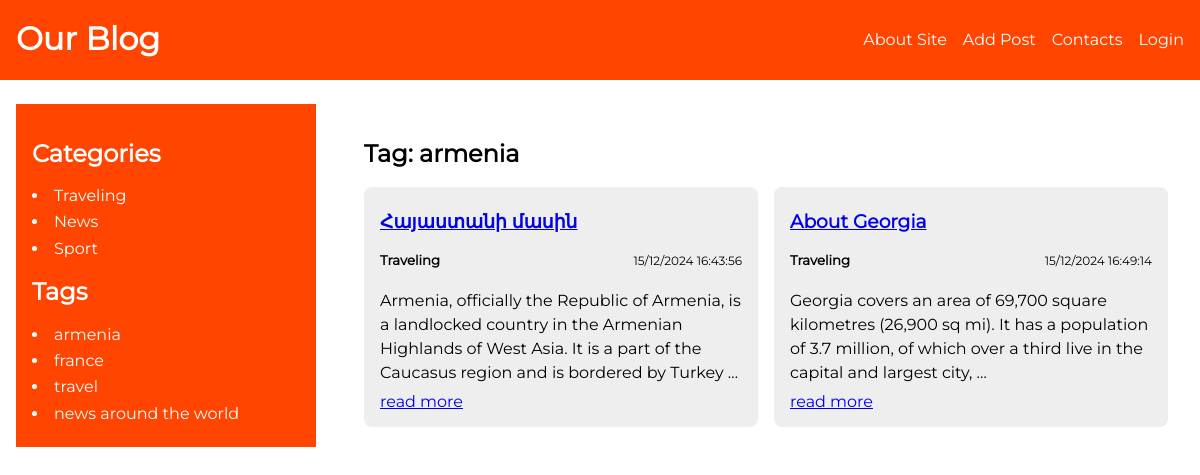
The page /tags/arm-slug/ on the database as committed earlier.
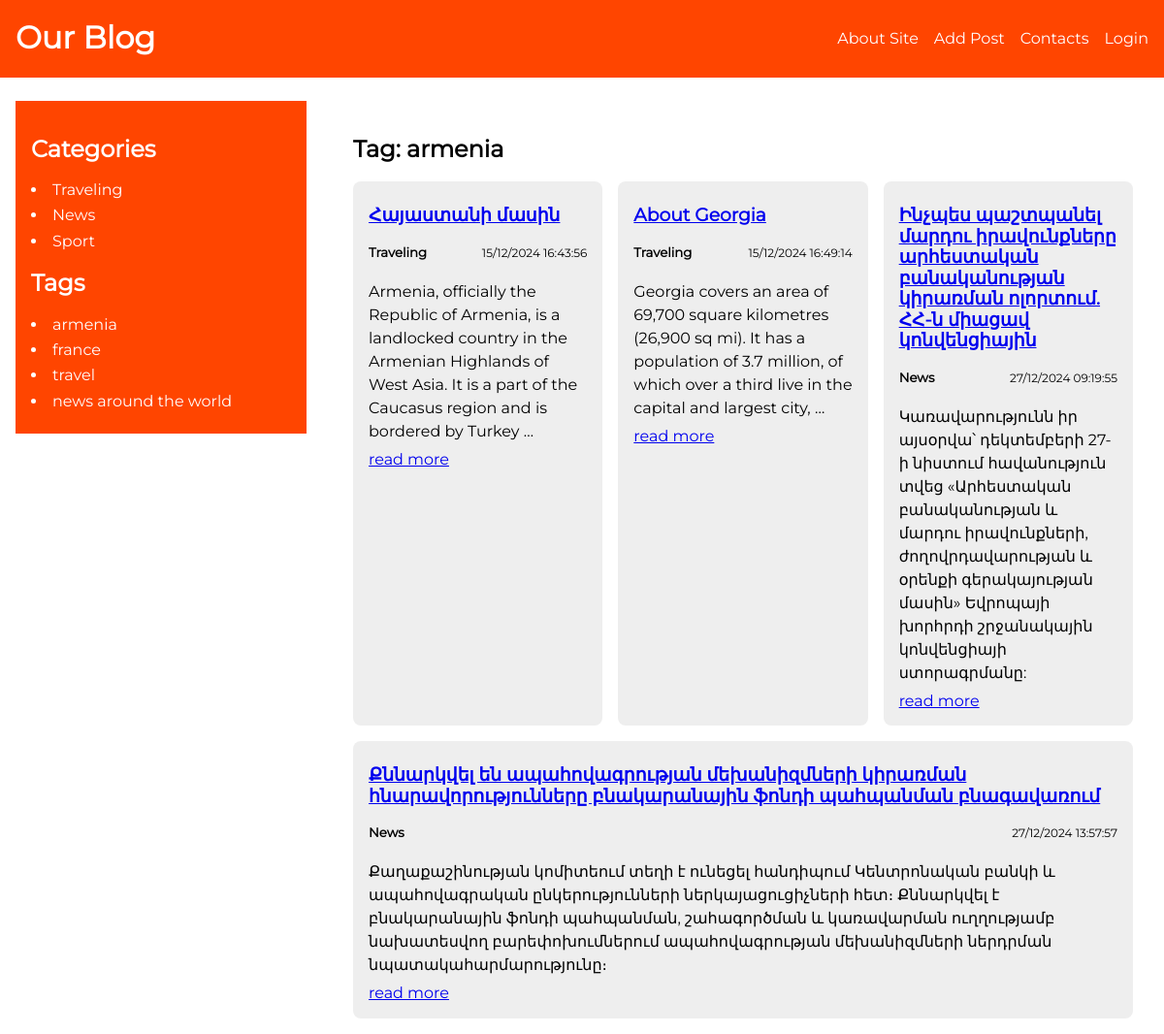
The same page on the database as committed later.
### blog/models.py (models this page shows, shortened)
class Category(models.Model):
    name = models.CharField(max_length=255, db_index=True, verbose_name = "Վերնագիր")
    slug = models.SlugField(max_length=255, unique=True, db_index=True, verbose_name = "Ցուցիչ")
    def __str__(self):
        return self.name
    def get_absolute_url(self):
        return reverse("category", kwargs={"cat_slug": self.slug})
    class Meta:
        verbose_name = "Category"
        verbose_name_plural = "Categories"

class ArticleTags(models.Model):
        tag = models.CharField(max_length=255, db_index=True)
        slug = models.SlugField(max_length=255, unique=True, db_index=True)
        def get_absolute_url(self):
            return reverse("tag", kwargs={"tag_slug": self.slug})

class Article(models.Model):
    class Status(models.IntegerChoices):
        DRAFT = 0, "Draft"
        PUBLISHED = 1, "Published"
    title = models.CharField(max_length=255, verbose_name = "Վերնագիր")
    slug = models.SlugField(max_length=255, unique=True, db_index=True, null=True, verbose_name = "Ցուցիչ")
    content = models.TextField(blank=True)
    time_create = models.DateTimeField(auto_now_add=True)
    time_update = models.DateTimeField(auto_now=True)
    is_published =models.BooleanField(choices=tuple(
		      map(lambda x: (bool(x[0]), x[1]), Status.choices)), default=Status.PUBLISHED)
    category = models.ForeignKey("Category", on_delete=models.CASCADE, related_name="items") #Articles_set
    tags = models.ManyToManyField("ArticleTags", blank=True, related_name="tags")
    adv = models.OneToOneField(
         "Adv", on_delete=models.SET_NULL, related_name="adv", null=True, blank=True)
    author = models.ForeignKey(
        "Author", on_delete=models.CASCADE, related_name="author")
    objects = models.Manager()
    published = ArticleManager()
    def get_absolute_url(self):
        return reverse("article", kwargs={"article_slug": self.slug})
    class Meta:
        ordering = ["time_create"]
        indexes = [
            models.Index(fields=["time_create"])
    ]

### blog/views.py (the view)
# urls.py: path("tags/<slug:tag_slug>/", views.show_tags, name="tag")
def show_tags(request, tag_slug):
    tag = get_object_or_404(ArticleTags, slug=tag_slug)
    articles = tag.tags.filter(is_published=Article.Status.PUBLISHED)
    data = {
        "title": f"Tag: {tag.tag}",
        "articles": articles,
    }
    return render(request, "blog/show-tags.html", data)

### blog/context.py (called while the page is built)
def menu_context(request):
	return {
		"menu": [
			{
				"link_title": "About Site",
				"link_url": "about"
			},
			{
				"link_title": "Add Post",
				"link_url": "add_post"
			},
			{
				"link_title": "Contacts",
				"link_url": "contacts"
			},
			{
				"link_title": "Login",
				"link_url": "login"
			},
		],
	}

### blog/templatetags/blog_tags.py (called while the page is built)
@register.inclusion_tag("blog/includes/categories.html")
def show_categories(cat_selected=0):
    cats = Category.objects.all()
    return {"cats": cats, "cat_selected": cat_selected}

@register.inclusion_tag("blog/includes/tags.html")
def show_tags():
	return {"tags": ArticleTags.objects.all()}

### blog/templates/blog/show-tags.html
{% extends "base.html" %}
{% block tags %}
    <div class="articles__with__block__title">
        <h2>{{title}}</h2>
        <div class="category__items">
            {% for item in articles %}
                <div class="category__items__item">
                    <h3>
                        <a href="{{item.get_absolute_url }}">{{ item.title }}</a>
                    </h3>
                <div class="item__cat__date">
                    <h5>{{item.category}}</h5>
                    <p>{{item.time_create|date:"d/m/Y H:i:s"}}</p>
                </div>
                <p>{{item.content|linebreaksbr|truncatewords:30}}</p>
                <a href="{{ item.get_absolute_url }}">read more</a>
            </div>
            {% endfor %}
        </div>
    </div>
{% endblock %}

### blog/templates/blog/includes/categories.html
 <h2>Categories</h2>
 <ul class="categories">
    {% for cat in cats %}
        {% if cat.id == cat_selected %}
            <li class="active_cat">{{cat.name}}</li>
        {% else %}
            <li>
                <a class="category_item" href="{{cat.get_absolute_url }}">{{cat.name}}</a>
            </li>
        {% endif %}
    {% endfor %}
</ul>

### blog/templates/blog/includes/tags.html
{% if tags %}
<h2>Tags</h2>
<ul class="tags">
    {% for tag in tags %}
        <li>
              <a class="category_item" href="{{ tag.get_absolute_url }}">{{tag.tag}}</a>
      </li>
    {% endfor %}
</ul>
{% endif %}

Rows that differ between the two databases and show on the page:
added Article: title "Ինչպես պաշտպանել մարդու իրավունքները արհեստական բանականության կիրառման ոլորտում. ՀՀ-ն միացավ կոնվենցիային", category "News", time_create "27/12/2024 09:19:55", content "Կառավարությունն իր այսօրվա՝ դեկտեմբերի 27-ի նիստում հավանություն տվեց «Արհեստական բանականության և մարդու իրավունքների, ժողովրդավարության և օրենքի գերակայության մասին» Եվրոպայի խորհրդի շրջանակային կոնվենցիայի ստորագրմանը:"
added Article: title "Քննարկվել են ապահովագրության մեխանիզմների կիրառման հնարավորությունները բնակարանային ֆոնդի պահպանման բնագավառում", category "News", time_create "27/12/2024 13:57:57", content "Քաղաքաշինության կոմիտեում տեղի է ունեցել հանդիպում Կենտրոնական բանկի և ապահովագրական ընկերությունների ներկայացուցիչների հետ։ Քննարկվել է բնակարանային ֆոնդի պահպանման, շահագործման և կառավարման ուղղությամբ նախատեսվող բարեփոխումներում ապահովագրության մեխանիզմների ներդրման նպատակահարմարությունը։"
